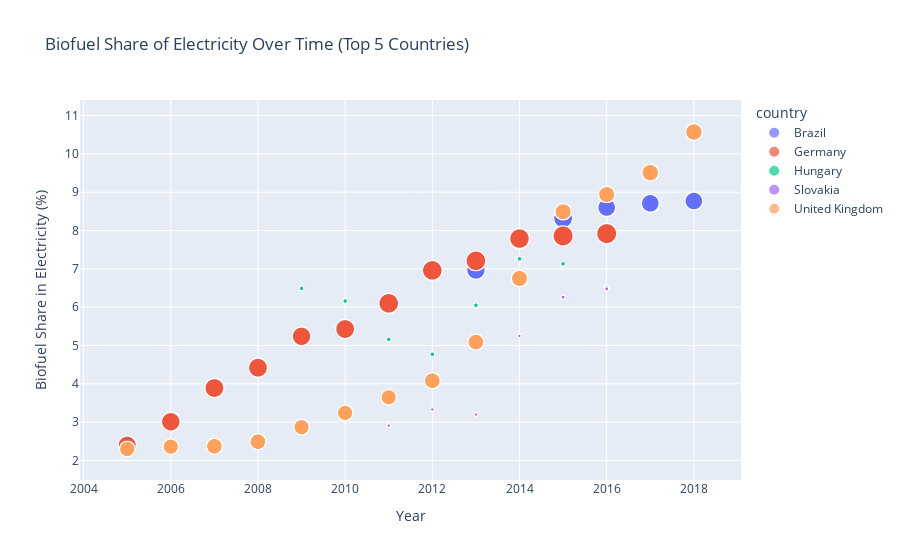

The notebook cell saved with this chart:
### Code cell
# Filter for the last two decades (2005 to 2024)
filtered_df = df_mongo[(df_mongo['year'] >= 2005) & (df_mongo['year'] <= 2024)]

# Group by country and calculate the average biofuel share of electricity for each country
avg_biofuel_share = filtered_df.groupby('country')['biofuel_share_elec'].mean().reset_index()

# Sort by biofuel share of electricity and select the top N countries (e.g., top 5)
top_countries = avg_biofuel_share.sort_values('biofuel_share_elec', ascending=False).head(5)['country'].tolist()

# Filter the original DataFrame for the top N countries
df_filtered = filtered_df[filtered_df['country'].isin(top_countries)]

# Create a scatter plot for biofuel share of electricity
fig = px.scatter(df_filtered, 
                 x='year', 
                 y='biofuel_share_elec', 
                 color='country', 
                 size='gdp', 
                 hover_name='country', 
                 title='Biofuel Share of Electricity Over Time (Top 5 Countries)',
                 labels={'biofuel_share_elec': 'Biofuel Share in Electricity (%)', 'year': 'Year'})

# Save the plot as an HTML file
html_filename = 'Biofuel Share of Electricity Over Time (Top 5 Countries)_plotly.html'
fig.write_html(html_filename)


# Show the visual
fig.show()

### Figure 1 — Plotly figure (JSON) as saved in the notebook; plotly's stock layout.template omitted (floating-point values rounded to 4 significant figures; data arrays with more than 128 entries replaced by an {"elided": "..."} marker saying what was removed)
{"data": [{"hovertemplate": "<b>%{hovertext}</b><br><br>country=Brazil<br>Year=%{x}<br>Biofuel Share in Electricity (%)=%{y}<br>gdp=%{marker.size}<extra></extra>", "hovertext": {"elided": "138 str values"}, "legendgroup": "Brazil", "marker": {"color": "#636efa", "size": {"elided": "138 int values"}, "sizemode": "area", "sizeref": 9339000000.0, "symbol": "circle"}, "mode": "markers", "name": "Brazil", "showlegend": true, "type": "scattergl", "x": {"elided": "138 int values"}, "xaxis": "x", "y": {"elided": "138 float values"}, "yaxis": "y"}, {"hovertemplate": "<b>%{hovertext}</b><br><br>country=Germany<br>Year=%{x}<br>Biofuel Share in Electricity (%)=%{y}<br>gdp=%{marker.size}<extra></extra>", "hovertext": {"elided": "276 str values"}, "legendgroup": "Germany", "marker": {"color": "#EF553B", "size": {"elided": "276 int values"}, "sizemode": "area", "sizeref": 9339000000.0, "symbol": "circle"}, "mode": "markers", "name": "Germany", "showlegend": true, "type": "scattergl", "x": {"elided": "276 int values"}, "xaxis": "x", "y": {"elided": "276 float values"}, "yaxis": "y"}, {"hovertemplate": "<b>%{hovertext}</b><br><br>country=Hungary<br>Year=%{x}<br>Biofuel Share in Electricity (%)=%{y}<br>gdp=%{marker.size}<extra></extra>", "hovertext": {"elided": "184 str values"}, "legendgroup": "Hungary", "marker": {"color": "#00cc96", "size": {"elided": "184 int values"}, "sizemode": "area", "sizeref": 9339000000.0, "symbol": "circle"}, "mode": "markers", "name": "Hungary", "showlegend": true, "type": "scattergl", "x": {"elided": "184 int values"}, "xaxis": "x", "y": {"elided": "184 float values"}, "yaxis": "y"}, {"hovertemplate": "<b>%{hovertext}</b><br><br>country=Slovakia<br>Year=%{x}<br>Biofuel Share in Electricity (%)=%{y}<br>gdp=%{marker.size}<extra></extra>", "hovertext": {"elided": "138 str values"}, "legendgroup": "Slovakia", "marker": {"color": "#ab63fa", "size": {"elided": "138 int values"}, "sizemode": "area", "sizeref": 9339000000.0, "symbol": "circle"}, "mode": "markers", "name": "Slovakia", "showlegend": true, "type": "scattergl", "x": {"elided": "138 int values"}, "xaxis": "x", "y": {"elided": "138 float values"}, "yaxis": "y"}, {"hovertemplate": "<b>%{hovertext}</b><br><br>country=United Kingdom<br>Year=%{x}<br>Biofuel Share in Electricity (%)=%{y}<br>gdp=%{marker.size}<extra></extra>", "hovertext": {"elided": "322 str values"}, "legendgroup": "United Kingdom", "marker": {"color": "#FFA15A", "size": {"elided": "322 int values"}, "sizemode": "area", "sizeref": 9339000000.0, "symbol": "circle"}, "mode": "markers", "name": "United Kingdom", "showlegend": true, "type": "scattergl", "x": {"elided": "322 int values"}, "xaxis": "x", "y": {"elided": "322 float values"}, "yaxis": "y"}], "layout": {"legend": {"itemsizing": "constant", "title": {"text": "country"}, "tracegroupgap": 0}, "title": {"text": "Biofuel Share of Electricity Over Time (Top 5 Countries)"}, "xaxis": {"anchor": "y", "domain": [0, 1], "title": {"text": "Year"}}, "yaxis": {"anchor": "x", "domain": [0, 1], "title": {"text": "Biofuel Share in Electricity (%)"}}}}
